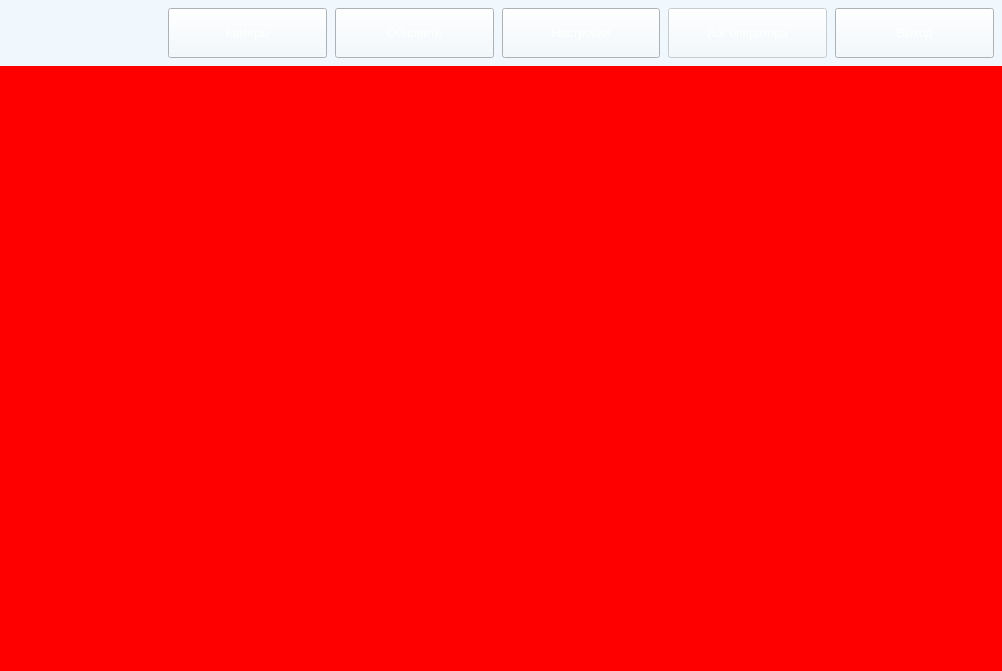
<?xml version="1.0" encoding="UTF-8"?>
<ui version="4.0">
 <class>MainWindow</class>
 <widget class="QMainWindow" name="MainWindow">
  <property name="geometry">
   <rect>
    <x>0</x>
    <y>0</y>
    <width>1002</width>
    <height>671</height>
   </rect>
  </property>
  <property name="windowTitle">
   <string>MainWindow</string>
  </property>
  <property name="autoFillBackground">
   <bool>false</bool>
  </property>
  <property name="styleSheet">
   <string notr="true">:root {
	padding: 0px;
	margin: 0px;
}

#centralwidget {
	border-image: url(:/everything/resources/bk.jpg) 0 0 0 0 stretch stretch;
	background: red;
}
</string>
  </property>
  <widget class="QWidget" name="centralwidget">
   <property name="styleSheet">
    <string notr="true"/>
   </property>
   <layout class="QVBoxLayout" name="verticalLayout">
    <property name="spacing">
     <number>0</number>
    </property>
    <property name="leftMargin">
     <number>0</number>
    </property>
    <property name="topMargin">
     <number>0</number>
    </property>
    <property name="rightMargin">
     <number>0</number>
    </property>
    <property name="bottomMargin">
     <number>0</number>
    </property>
    <item>
     <widget class="QFrame" name="top_bar">
      <property name="sizePolicy">
       <sizepolicy hsizetype="Expanding" vsizetype="Fixed">
        <horstretch>0</horstretch>
        <verstretch>0</verstretch>
       </sizepolicy>
      </property>
      <property name="minimumSize">
       <size>
        <width>0</width>
        <height>66</height>
       </size>
      </property>
      <property name="styleSheet">
       <string notr="true">background: #F0F8FD;
</string>
      </property>
      <layout class="QHBoxLayout" name="horizontalLayout">
       <property name="spacing">
        <number>8</number>
       </property>
       <property name="leftMargin">
        <number>8</number>
       </property>
       <property name="topMargin">
        <number>8</number>
       </property>
       <property name="rightMargin">
        <number>8</number>
       </property>
       <property name="bottomMargin">
        <number>8</number>
       </property>
       <item>
        <widget class="QWidget" name="logo" native="true">
         <property name="minimumSize">
          <size>
           <width>152</width>
           <height>0</height>
          </size>
         </property>
         <property name="maximumSize">
          <size>
           <width>152</width>
           <height>52</height>
          </size>
         </property>
         <property name="styleSheet">
          <string notr="true">background-image: url(:/everything/resources/logo.png);</string>
         </property>
        </widget>
       </item>
       <item>
        <widget class="QPushButton" name="cameras_btn">
         <property name="sizePolicy">
          <sizepolicy hsizetype="Expanding" vsizetype="Expanding">
           <horstretch>0</horstretch>
           <verstretch>0</verstretch>
          </sizepolicy>
         </property>
         <property name="styleSheet">
          <string notr="true">background-image: url(:/everything/resources/buttonBK.jpg);
font: 14pt &quot;MS Shell Dlg 2&quot;;
color: rgb(255, 255, 255);</string>
         </property>
         <property name="text">
          <string>Камеры</string>
         </property>
        </widget>
       </item>
       <item>
        <widget class="QPushButton" name="refresh_btn">
         <property name="sizePolicy">
          <sizepolicy hsizetype="Expanding" vsizetype="Expanding">
           <horstretch>0</horstretch>
           <verstretch>0</verstretch>
          </sizepolicy>
         </property>
         <property name="minimumSize">
          <size>
           <width>0</width>
           <height>0</height>
          </size>
         </property>
         <property name="styleSheet">
          <string notr="true">background-image: url(:/everything/resources/buttonBK.jpg);
font: 14pt &quot;MS Shell Dlg 2&quot;;
color: rgb(255, 255, 255);</string>
         </property>
         <property name="text">
          <string>Обновить</string>
         </property>
        </widget>
       </item>
       <item>
        <widget class="QPushButton" name="settings_btn">
         <property name="sizePolicy">
          <sizepolicy hsizetype="Expanding" vsizetype="Expanding">
           <horstretch>0</horstretch>
           <verstretch>0</verstretch>
          </sizepolicy>
         </property>
         <property name="minimumSize">
          <size>
           <width>0</width>
           <height>0</height>
          </size>
         </property>
         <property name="baseSize">
          <size>
           <width>0</width>
           <height>0</height>
          </size>
         </property>
         <property name="styleSheet">
          <string notr="true">background-image: url(:/everything/resources/buttonBK.jpg);
font: 14pt &quot;MS Shell Dlg 2&quot;;
color: rgb(255, 255, 255);</string>
         </property>
         <property name="text">
          <string>Настройки</string>
         </property>
        </widget>
       </item>
       <item>
        <widget class="QPushButton" name="log_btn">
         <property name="enabled">
          <bool>false</bool>
         </property>
         <property name="sizePolicy">
          <sizepolicy hsizetype="Expanding" vsizetype="Expanding">
           <horstretch>0</horstretch>
           <verstretch>0</verstretch>
          </sizepolicy>
         </property>
         <property name="minimumSize">
          <size>
           <width>0</width>
           <height>0</height>
          </size>
         </property>
         <property name="contextMenuPolicy">
          <enum>Qt::DefaultContextMenu</enum>
         </property>
         <property name="acceptDrops">
          <bool>false</bool>
         </property>
         <property name="toolTipDuration">
          <number>-1</number>
         </property>
         <property name="styleSheet">
          <string notr="true">background-image: url(:/everything/resources/buttonBK.jpg);
font: 14pt &quot;MS Shell Dlg 2&quot;;
color: rgb(255, 255, 255);</string>
         </property>
         <property name="text">
          <string>Лог оператора</string>
         </property>
         <property name="autoDefault">
          <bool>false</bool>
         </property>
        </widget>
       </item>
       <item>
        <widget class="QPushButton" name="exit_btn">
         <property name="sizePolicy">
          <sizepolicy hsizetype="Expanding" vsizetype="Expanding">
           <horstretch>0</horstretch>
           <verstretch>0</verstretch>
          </sizepolicy>
         </property>
         <property name="minimumSize">
          <size>
           <width>0</width>
           <height>0</height>
          </size>
         </property>
         <property name="styleSheet">
          <string notr="true">font: 14pt &quot;MS Shell Dlg 2&quot;;
color: rgb(255, 255, 255);
background-image: url(:/everything/resources/buttonBK.jpg);</string>
         </property>
         <property name="text">
          <string>Выход</string>
         </property>
        </widget>
       </item>
      </layout>
     </widget>
    </item>
    <item>
     <widget class="QStackedWidget" name="stacked_widget">
      <property name="sizePolicy">
       <sizepolicy hsizetype="Expanding" vsizetype="Expanding">
        <horstretch>0</horstretch>
        <verstretch>0</verstretch>
       </sizepolicy>
      </property>
      <property name="currentIndex">
       <number>0</number>
      </property>
      <widget class="QWidget" name="cameras_page">
       <property name="sizePolicy">
        <sizepolicy hsizetype="Expanding" vsizetype="Expanding">
         <horstretch>0</horstretch>
         <verstretch>0</verstretch>
        </sizepolicy>
       </property>
       <layout class="QGridLayout" name="cameras_layout"/>
      </widget>
      <widget class="QWidget" name="settings_page">
       <property name="sizePolicy">
        <sizepolicy hsizetype="Expanding" vsizetype="Expanding">
         <horstretch>0</horstretch>
         <verstretch>0</verstretch>
        </sizepolicy>
       </property>
       <layout class="QGridLayout" name="settings_layout">
        <item row="1" column="1">
         <widget class="QStackedWidget" name="module_settings_panel">
          <property name="sizePolicy">
           <sizepolicy hsizetype="Expanding" vsizetype="Fixed">
            <horstretch>0</horstretch>
            <verstretch>0</verstretch>
           </sizepolicy>
          </property>
          <property name="minimumSize">
           <size>
            <width>0</width>
            <height>200</height>
           </size>
          </property>
          <property name="maximumSize">
           <size>
            <width>16777215</width>
            <height>200</height>
           </size>
          </property>
          <property name="styleSheet">
           <string notr="true">background: white;</string>
          </property>
          <property name="currentIndex">
           <number>4</number>
          </property>
          <widget class="QWidget" name="detect_objects_settings_page">
           <layout class="QGridLayout" name="gridLayout_2">
            <item row="0" column="0" colspan="4">
             <widget class="QLabel" name="label_10">
              <property name="text">
               <string>Описание модуля обнаружения объектов</string>
              </property>
              <property name="alignment">
               <set>Qt::AlignLeading|Qt::AlignLeft|Qt::AlignTop</set>
              </property>
              <property name="wordWrap">
               <bool>true</bool>
              </property>
             </widget>
            </item>
            <item row="1" column="1">
             <widget class="QCheckBox" name="detect_objects_cars_chb">
              <property name="text">
               <string>Легковые автомобили</string>
              </property>
             </widget>
            </item>
            <item row="1" column="3" rowspan="4">
             <layout class="QVBoxLayout" name="verticalLayout_3">
              <item>
               <widget class="QLabel" name="label_11">
                <property name="sizePolicy">
                 <sizepolicy hsizetype="Preferred" vsizetype="Fixed">
                  <horstretch>0</horstretch>
                  <verstretch>0</verstretch>
                 </sizepolicy>
                </property>
                <property name="text">
                 <string>Уровень достоверности</string>
                </property>
                <property name="alignment">
                 <set>Qt::AlignCenter</set>
                </property>
               </widget>
              </item>
              <item>
               <widget class="QSlider" name="detect_objects_confidence_level_slider">
                <property name="minimum">
                 <number>1</number>
                </property>
                <property name="maximum">
                 <number>100</number>
                </property>
                <property name="orientation">
                 <enum>Qt::Horizontal</enum>
                </property>
                <property name="tickPosition">
                 <enum>QSlider::TicksBelow</enum>
                </property>
               </widget>
              </item>
             </layout>
            </item>
            <item row="4" column="0">
             <widget class="QCheckBox" name="detect_objects_motorcycles_chb">
              <property name="text">
               <string>Мотоциклы</string>
              </property>
             </widget>
            </item>
            <item row="3" column="1">
             <widget class="QCheckBox" name="detect_objects_trucks_chb">
              <property name="text">
               <string>Грузовики</string>
              </property>
             </widget>
            </item>
            <item row="3" column="0">
             <widget class="QCheckBox" name="detect_objects_bicycles_chb">
              <property name="text">
               <string>Велосипеды</string>
              </property>
             </widget>
            </item>
            <item row="2" column="1">
             <widget class="QCheckBox" name="detect_objects_buses_chb">
              <property name="text">
               <string>Автобусы</string>
              </property>
             </widget>
            </item>
            <item row="1" column="0">
             <widget class="QCheckBox" name="detect_objects_people_chb">
              <property name="text">
               <string>Люди</string>
              </property>
             </widget>
            </item>
            <item row="2" column="0">
             <widget class="QCheckBox" name="detect_objects_cats_dogs_chb">
              <property name="text">
               <string>Коты и собаки</string>
              </property>
             </widget>
            </item>
            <item row="1" column="2" rowspan="4">
             <spacer name="horizontalSpacer_2">
              <property name="orientation">
               <enum>Qt::Horizontal</enum>
              </property>
              <property name="sizeType">
               <enum>QSizePolicy::Preferred</enum>
              </property>
              <property name="sizeHint" stdset="0">
               <size>
                <width>40</width>
                <height>20</height>
               </size>
              </property>
             </spacer>
            </item>
           </layout>
          </widget>
          <widget class="QWidget" name="detect_motion_settings_page">
           <layout class="QGridLayout" name="gridLayout_3">
            <item row="1" column="5" rowspan="4">
             <layout class="QVBoxLayout" name="verticalLayout_4">
              <item>
               <widget class="QLabel" name="label_17">
                <property name="sizePolicy">
                 <sizepolicy hsizetype="Preferred" vsizetype="Fixed">
                  <horstretch>0</horstretch>
                  <verstretch>0</verstretch>
                 </sizepolicy>
                </property>
                <property name="text">
                 <string>Порог реагирования</string>
                </property>
                <property name="alignment">
                 <set>Qt::AlignCenter</set>
                </property>
               </widget>
              </item>
              <item>
               <widget class="QSlider" name="detect_motion_confidence_level_slider">
                <property name="minimum">
                 <number>1</number>
                </property>
                <property name="maximum">
                 <number>100</number>
                </property>
                <property name="orientation">
                 <enum>Qt::Horizontal</enum>
                </property>
                <property name="tickPosition">
                 <enum>QSlider::TicksBelow</enum>
                </property>
               </widget>
              </item>
             </layout>
            </item>
            <item row="4" column="0">
             <widget class="QLabel" name="label_16">
              <property name="sizePolicy">
               <sizepolicy hsizetype="Minimum" vsizetype="Preferred">
                <horstretch>0</horstretch>
                <verstretch>0</verstretch>
               </sizepolicy>
              </property>
              <property name="text">
               <string>Минимальная площадь:</string>
              </property>
              <property name="alignment">
               <set>Qt::AlignRight|Qt::AlignTrailing|Qt::AlignVCenter</set>
              </property>
             </widget>
            </item>
            <item row="2" column="3">
             <widget class="QSpinBox" name="detect_motion_blur_y_spinbox"/>
            </item>
            <item row="3" column="0">
             <widget class="QLabel" name="label_15">
              <property name="sizePolicy">
               <sizepolicy hsizetype="Minimum" vsizetype="Preferred">
                <horstretch>0</horstretch>
                <verstretch>0</verstretch>
               </sizepolicy>
              </property>
              <property name="text">
               <string>Размер деталей:</string>
              </property>
              <property name="alignment">
               <set>Qt::AlignRight|Qt::AlignTrailing|Qt::AlignVCenter</set>
              </property>
             </widget>
            </item>
            <item row="4" column="1" colspan="3">
             <widget class="QSpinBox" name="detect_motion_min_area_spinbox"/>
            </item>
            <item row="1" column="0">
             <widget class="QLabel" name="label_12">
              <property name="sizePolicy">
               <sizepolicy hsizetype="Minimum" vsizetype="Preferred">
                <horstretch>0</horstretch>
                <verstretch>0</verstretch>
               </sizepolicy>
              </property>
              <property name="text">
               <string>Номер кадра для сравнения:</string>
              </property>
              <property name="alignment">
               <set>Qt::AlignRight|Qt::AlignTrailing|Qt::AlignVCenter</set>
              </property>
             </widget>
            </item>
            <item row="2" column="0">
             <widget class="QLabel" name="label_13">
              <property name="sizePolicy">
               <sizepolicy hsizetype="Minimum" vsizetype="Preferred">
                <horstretch>0</horstretch>
                <verstretch>0</verstretch>
               </sizepolicy>
              </property>
              <property name="text">
               <string>Размытие границ:</string>
              </property>
              <property name="alignment">
               <set>Qt::AlignRight|Qt::AlignTrailing|Qt::AlignVCenter</set>
              </property>
             </widget>
            </item>
            <item row="0" column="0" colspan="6">
             <widget class="QLabel" name="label_7">
              <property name="text">
               <string>Описание модуля обнаружения движения</string>
              </property>
              <property name="alignment">
               <set>Qt::AlignLeading|Qt::AlignLeft|Qt::AlignTop</set>
              </property>
             </widget>
            </item>
            <item row="1" column="1" colspan="3">
             <widget class="QSpinBox" name="detect_motion_frame_delay_spinbox">
              <property name="minimum">
               <number>1</number>
              </property>
             </widget>
            </item>
            <item row="2" column="1">
             <widget class="QSpinBox" name="detect_motion_blur_x_spinbox"/>
            </item>
            <item row="2" column="2">
             <widget class="QLabel" name="label_14">
              <property name="sizePolicy">
               <sizepolicy hsizetype="Fixed" vsizetype="Preferred">
                <horstretch>0</horstretch>
                <verstretch>0</verstretch>
               </sizepolicy>
              </property>
              <property name="text">
               <string>x</string>
              </property>
             </widget>
            </item>
            <item row="3" column="1" colspan="3">
             <widget class="QSpinBox" name="detect_motion_dilate_spinbox"/>
            </item>
            <item row="1" column="4" rowspan="4">
             <spacer name="horizontalSpacer">
              <property name="orientation">
               <enum>Qt::Horizontal</enum>
              </property>
              <property name="sizeType">
               <enum>QSizePolicy::Preferred</enum>
              </property>
              <property name="sizeHint" stdset="0">
               <size>
                <width>40</width>
                <height>20</height>
               </size>
              </property>
             </spacer>
            </item>
           </layout>
          </widget>
          <widget class="QWidget" name="recognize_faces_settings_page">
           <layout class="QGridLayout" name="gridLayout_4">
            <item row="1" column="0">
             <layout class="QVBoxLayout" name="verticalLayout_5">
              <item>
               <widget class="QLabel" name="label_19">
                <property name="text">
                 <string>Уровень достоверности</string>
                </property>
                <property name="alignment">
                 <set>Qt::AlignCenter</set>
                </property>
               </widget>
              </item>
              <item>
               <widget class="QSlider" name="recognize_faces_confidence_level_slider">
                <property name="minimum">
                 <number>1</number>
                </property>
                <property name="maximum">
                 <number>100</number>
                </property>
                <property name="orientation">
                 <enum>Qt::Horizontal</enum>
                </property>
                <property name="tickPosition">
                 <enum>QSlider::TicksBelow</enum>
                </property>
               </widget>
              </item>
             </layout>
            </item>
            <item row="0" column="0">
             <widget class="QLabel" name="label_18">
              <property name="text">
               <string>Описание модуля распознавания лиц</string>
              </property>
              <property name="alignment">
               <set>Qt::AlignLeading|Qt::AlignLeft|Qt::AlignTop</set>
              </property>
             </widget>
            </item>
           </layout>
          </widget>
          <widget class="QWidget" name="recognize_license_plates_settings_page">
           <layout class="QGridLayout" name="gridLayout_5">
            <item row="0" column="0">
             <widget class="QLabel" name="label_21">
              <property name="text">
               <string>Описание модуля распознавания номерных знаков</string>
              </property>
              <property name="alignment">
               <set>Qt::AlignLeading|Qt::AlignLeft|Qt::AlignTop</set>
              </property>
             </widget>
            </item>
            <item row="1" column="0">
             <layout class="QVBoxLayout" name="verticalLayout_6">
              <item>
               <widget class="QLabel" name="label_22">
                <property name="text">
                 <string>Уровень достоверности</string>
                </property>
                <property name="alignment">
                 <set>Qt::AlignCenter</set>
                </property>
               </widget>
              </item>
              <item>
               <widget class="QSlider" name="recognize_license_plates_confidence_level_slider">
                <property name="minimum">
                 <number>1</number>
                </property>
                <property name="maximum">
                 <number>100</number>
                </property>
                <property name="orientation">
                 <enum>Qt::Horizontal</enum>
                </property>
                <property name="tickPosition">
                 <enum>QSlider::TicksBelow</enum>
                </property>
               </widget>
              </item>
             </layout>
            </item>
           </layout>
          </widget>
          <widget class="QWidget" name="detect_borders_settings_page">
           <layout class="QGridLayout" name="gridLayout_6">
            <item row="0" column="0">
             <widget class="QLabel" name="label_20">
              <property name="text">
               <string>Описание модуля контроля границ</string>
              </property>
              <property name="alignment">
               <set>Qt::AlignLeading|Qt::AlignLeft|Qt::AlignTop</set>
              </property>
             </widget>
            </item>
            <item row="1" column="0">
             <widget class="QListWidget" name="listWidget"/>
            </item>
            <item row="1" column="1">
             <layout class="QVBoxLayout" name="verticalLayout_7">
              <property name="spacing">
               <number>8</number>
              </property>
              <item>
               <widget class="QPushButton" name="pushButton">
                <property name="text">
                 <string>Добавить</string>
                </property>
                <property name="flat">
                 <bool>false</bool>
                </property>
               </widget>
              </item>
              <item>
               <widget class="QPushButton" name="pushButton_2">
                <property name="text">
                 <string>Переименовать</string>
                </property>
                <property name="flat">
                 <bool>false</bool>
                </property>
               </widget>
              </item>
              <item>
               <widget class="QPushButton" name="pushButton_3">
                <property name="text">
                 <string>Изменить</string>
                </property>
                <property name="flat">
                 <bool>false</bool>
                </property>
               </widget>
              </item>
              <item>
               <widget class="QPushButton" name="pushButton_4">
                <property name="text">
                 <string>Удалить</string>
                </property>
                <property name="flat">
                 <bool>false</bool>
                </property>
               </widget>
              </item>
             </layout>
            </item>
           </layout>
          </widget>
         </widget>
        </item>
        <item row="0" column="0" rowspan="2">
         <widget class="QFrame" name="cameras_panel">
          <property name="sizePolicy">
           <sizepolicy hsizetype="Fixed" vsizetype="Expanding">
            <horstretch>0</horstretch>
            <verstretch>0</verstretch>
           </sizepolicy>
          </property>
          <property name="minimumSize">
           <size>
            <width>200</width>
            <height>0</height>
           </size>
          </property>
          <property name="maximumSize">
           <size>
            <width>200</width>
            <height>16777215</height>
           </size>
          </property>
          <property name="styleSheet">
           <string notr="true">background: white;</string>
          </property>
          <layout class="QVBoxLayout" name="cameras_panel_layout">
           <item>
            <widget class="QLabel" name="label">
             <property name="text">
              <string>Список камер</string>
             </property>
             <property name="alignment">
              <set>Qt::AlignCenter</set>
             </property>
            </widget>
           </item>
           <item>
            <widget class="QTreeWidget" name="cameras_treeview">
             <attribute name="headerVisible">
              <bool>false</bool>
             </attribute>
             <column>
              <property name="text">
               <string notr="true">1</string>
              </property>
             </column>
            </widget>
           </item>
           <item>
            <layout class="QHBoxLayout" name="cameras_panel_buttons_layout">
             <item>
              <widget class="QImageButton" name="add_zone_btn">
               <property name="sizePolicy">
                <sizepolicy hsizetype="Expanding" vsizetype="Fixed">
                 <horstretch>0</horstretch>
                 <verstretch>0</verstretch>
                </sizepolicy>
               </property>
               <property name="minimumSize">
                <size>
                 <width>32</width>
                 <height>32</height>
                </size>
               </property>
               <property name="maximumSize">
                <size>
                 <width>16777215</width>
                 <height>32</height>
                </size>
               </property>
               <property name="cursor">
                <cursorShape>PointingHandCursor</cursorShape>
               </property>
               <property name="toolTip">
                <string>Добавить зону</string>
               </property>
               <property name="text">
                <string>1</string>
               </property>
               <property name="alignment">
                <set>Qt::AlignCenter</set>
               </property>
              </widget>
             </item>
             <item>
              <widget class="QImageButton" name="add_camera_btn">
               <property name="sizePolicy">
                <sizepolicy hsizetype="Expanding" vsizetype="Fixed">
                 <horstretch>0</horstretch>
                 <verstretch>0</verstretch>
                </sizepolicy>
               </property>
               <property name="minimumSize">
                <size>
                 <width>32</width>
                 <height>32</height>
                </size>
               </property>
               <property name="maximumSize">
                <size>
                 <width>16777215</width>
                 <height>32</height>
                </size>
               </property>
               <property name="cursor">
                <cursorShape>PointingHandCursor</cursorShape>
               </property>
               <property name="toolTip">
                <string>Добавить камеру</string>
               </property>
               <property name="text">
                <string>2</string>
               </property>
               <property name="alignment">
                <set>Qt::AlignCenter</set>
               </property>
              </widget>
             </item>
             <item>
              <widget class="QImageButton" name="rename_zone_camera_btn">
               <property name="sizePolicy">
                <sizepolicy hsizetype="Expanding" vsizetype="Fixed">
                 <horstretch>0</horstretch>
                 <verstretch>0</verstretch>
                </sizepolicy>
               </property>
               <property name="minimumSize">
                <size>
                 <width>32</width>
                 <height>32</height>
                </size>
               </property>
               <property name="maximumSize">
                <size>
                 <width>16777215</width>
                 <height>32</height>
                </size>
               </property>
               <property name="cursor">
                <cursorShape>PointingHandCursor</cursorShape>
               </property>
               <property name="toolTip">
                <string>Переименовать</string>
               </property>
               <property name="text">
                <string>3</string>
               </property>
               <property name="alignment">
                <set>Qt::AlignCenter</set>
               </property>
              </widget>
             </item>
             <item>
              <widget class="QImageButton" name="remove_zone_camera_btn">
               <property name="sizePolicy">
                <sizepolicy hsizetype="Expanding" vsizetype="Fixed">
                 <horstretch>0</horstretch>
                 <verstretch>0</verstretch>
                </sizepolicy>
               </property>
               <property name="minimumSize">
                <size>
                 <width>32</width>
                 <height>32</height>
                </size>
               </property>
               <property name="maximumSize">
                <size>
                 <width>16777215</width>
                 <height>32</height>
                </size>
               </property>
               <property name="cursor">
                <cursorShape>PointingHandCursor</cursorShape>
               </property>
               <property name="toolTip">
                <string>Удалить</string>
               </property>
               <property name="text">
                <string>4</string>
               </property>
               <property name="alignment">
                <set>Qt::AlignCenter</set>
               </property>
              </widget>
             </item>
            </layout>
           </item>
          </layout>
         </widget>
        </item>
        <item row="0" column="2" rowspan="2">
         <widget class="QFrame" name="camera_settings_panel">
          <property name="sizePolicy">
           <sizepolicy hsizetype="Fixed" vsizetype="Expanding">
            <horstretch>0</horstretch>
            <verstretch>0</verstretch>
           </sizepolicy>
          </property>
          <property name="minimumSize">
           <size>
            <width>200</width>
            <height>0</height>
           </size>
          </property>
          <property name="maximumSize">
           <size>
            <width>200</width>
            <height>16777215</height>
           </size>
          </property>
          <property name="styleSheet">
           <string notr="true">background: white;</string>
          </property>
          <layout class="QVBoxLayout" name="verticalLayout_2">
           <item>
            <widget class="QLabel" name="label_6">
             <property name="text">
              <string>Доступ к камере</string>
             </property>
             <property name="alignment">
              <set>Qt::AlignCenter</set>
             </property>
             <property name="buddy">
              <cstring>camera_access_tb</cstring>
             </property>
            </widget>
           </item>
           <item>
            <widget class="QLineEdit" name="camera_access_tb"/>
           </item>
           <item>
            <spacer name="verticalSpacer_2">
             <property name="orientation">
              <enum>Qt::Vertical</enum>
             </property>
             <property name="sizeType">
              <enum>QSizePolicy::Fixed</enum>
             </property>
             <property name="sizeHint" stdset="0">
              <size>
               <width>20</width>
               <height>10</height>
              </size>
             </property>
            </spacer>
           </item>
           <item>
            <widget class="QLabel" name="label_8">
             <property name="text">
              <string>Позиция в окне</string>
             </property>
             <property name="alignment">
              <set>Qt::AlignCenter</set>
             </property>
            </widget>
           </item>
           <item>
            <layout class="QGridLayout" name="gridLayout">
             <item row="2" column="0">
              <widget class="QLabel" name="label_4">
               <property name="text">
                <string>Столбец:</string>
               </property>
               <property name="alignment">
                <set>Qt::AlignRight|Qt::AlignTrailing|Qt::AlignVCenter</set>
               </property>
               <property name="buddy">
                <cstring>camera_pos_col_spinbox</cstring>
               </property>
              </widget>
             </item>
             <item row="1" column="0">
              <widget class="QLabel" name="label_3">
               <property name="text">
                <string>Строка:</string>
               </property>
               <property name="alignment">
                <set>Qt::AlignRight|Qt::AlignTrailing|Qt::AlignVCenter</set>
               </property>
               <property name="buddy">
                <cstring>camera_pos_row_spinbox</cstring>
               </property>
              </widget>
             </item>
             <item row="1" column="1">
              <widget class="QSpinBox" name="camera_pos_row_spinbox">
               <property name="sizePolicy">
                <sizepolicy hsizetype="Fixed" vsizetype="Fixed">
                 <horstretch>0</horstretch>
                 <verstretch>0</verstretch>
                </sizepolicy>
               </property>
               <property name="minimumSize">
                <size>
                 <width>60</width>
                 <height>0</height>
                </size>
               </property>
               <property name="minimum">
                <number>1</number>
               </property>
              </widget>
             </item>
             <item row="3" column="0">
              <widget class="QLabel" name="label_5">
               <property name="text">
                <string>Ширина:</string>
               </property>
               <property name="alignment">
                <set>Qt::AlignRight|Qt::AlignTrailing|Qt::AlignVCenter</set>
               </property>
               <property name="buddy">
                <cstring>camera_pos_row_span_spinbox</cstring>
               </property>
              </widget>
             </item>
             <item row="4" column="0">
              <widget class="QLabel" name="label_9">
               <property name="text">
                <string>Высота:</string>
               </property>
               <property name="alignment">
                <set>Qt::AlignRight|Qt::AlignTrailing|Qt::AlignVCenter</set>
               </property>
               <property name="buddy">
                <cstring>camera_pos_col_span_spinbox</cstring>
               </property>
              </widget>
             </item>
             <item row="2" column="1">
              <widget class="QSpinBox" name="camera_pos_col_spinbox">
               <property name="sizePolicy">
                <sizepolicy hsizetype="Fixed" vsizetype="Fixed">
                 <horstretch>0</horstretch>
                 <verstretch>0</verstretch>
                </sizepolicy>
               </property>
               <property name="minimumSize">
                <size>
                 <width>60</width>
                 <height>0</height>
                </size>
               </property>
               <property name="minimum">
                <number>1</number>
               </property>
              </widget>
             </item>
             <item row="3" column="1">
              <widget class="QSpinBox" name="camera_pos_row_span_spinbox">
               <property name="sizePolicy">
                <sizepolicy hsizetype="Fixed" vsizetype="Fixed">
                 <horstretch>0</horstretch>
                 <verstretch>0</verstretch>
                </sizepolicy>
               </property>
               <property name="minimumSize">
                <size>
                 <width>60</width>
                 <height>0</height>
                </size>
               </property>
               <property name="minimum">
                <number>1</number>
               </property>
              </widget>
             </item>
             <item row="4" column="1">
              <widget class="QSpinBox" name="camera_pos_col_span_spinbox">
               <property name="sizePolicy">
                <sizepolicy hsizetype="Fixed" vsizetype="Fixed">
                 <horstretch>0</horstretch>
                 <verstretch>0</verstretch>
                </sizepolicy>
               </property>
               <property name="minimumSize">
                <size>
                 <width>60</width>
                 <height>0</height>
                </size>
               </property>
               <property name="minimum">
                <number>1</number>
               </property>
              </widget>
             </item>
            </layout>
           </item>
           <item>
            <spacer name="verticalSpacer_3">
             <property name="orientation">
              <enum>Qt::Vertical</enum>
             </property>
             <property name="sizeType">
              <enum>QSizePolicy::Fixed</enum>
             </property>
             <property name="sizeHint" stdset="0">
              <size>
               <width>20</width>
               <height>10</height>
              </size>
             </property>
            </spacer>
           </item>
           <item>
            <widget class="QLabel" name="label_2">
             <property name="text">
              <string>Список модулей</string>
             </property>
             <property name="alignment">
              <set>Qt::AlignCenter</set>
             </property>
            </widget>
           </item>
           <item>
            <widget class="QListWidget" name="modules_listview">
             <property name="styleSheet">
              <string notr="true"/>
             </property>
             <property name="wordWrap">
              <bool>true</bool>
             </property>
            </widget>
           </item>
          </layout>
         </widget>
        </item>
        <item row="0" column="1">
         <layout class="QVBoxLayout" name="camera_preview_label_vbox">
          <property name="sizeConstraint">
           <enum>QLayout::SetNoConstraint</enum>
          </property>
          <item>
           <layout class="QHBoxLayout" name="camera_preview_label_hbox">
            <property name="sizeConstraint">
             <enum>QLayout::SetNoConstraint</enum>
            </property>
            <item>
             <widget class="QLabel" name="camera_preview_label">
              <property name="sizePolicy">
               <sizepolicy hsizetype="Expanding" vsizetype="Expanding">
                <horstretch>0</horstretch>
                <verstretch>0</verstretch>
               </sizepolicy>
              </property>
              <property name="styleSheet">
               <string notr="true">background: black;</string>
              </property>
              <property name="text">
               <string/>
              </property>
              <property name="alignment">
               <set>Qt::AlignCenter</set>
              </property>
             </widget>
            </item>
           </layout>
          </item>
         </layout>
        </item>
       </layout>
      </widget>
     </widget>
    </item>
   </layout>
  </widget>
 </widget>
 <customwidgets>
  <customwidget>
   <class>QImageButton</class>
   <extends>QLabel</extends>
   <header>custom_widgets/QImageButton</header>
  </customwidget>
 </customwidgets>
 <resources>
  <include location="xz.qrc"/>
 </resources>
 <connections/>
</ui>
